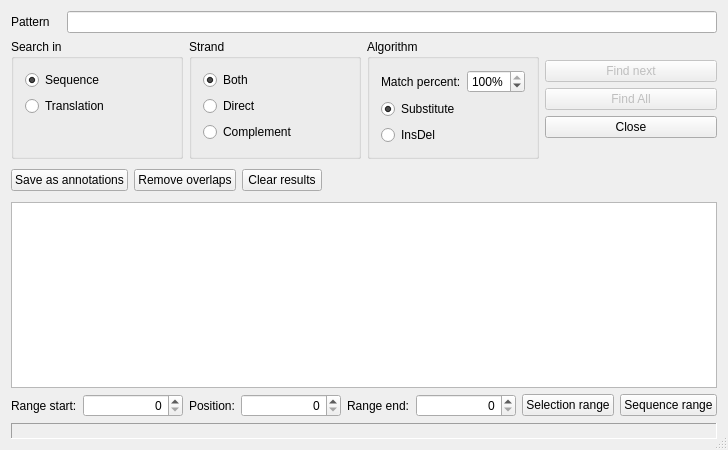
<ui version="4.0" >
 <class>FindDialogBase</class>
 <widget class="QDialog" name="FindDialogBase" >
  <property name="geometry" >
   <rect>
    <x>0</x>
    <y>0</y>
    <width>686</width>
    <height>450</height>
   </rect>
  </property>
  <property name="sizePolicy" >
   <sizepolicy vsizetype="Minimum" hsizetype="Minimum" >
    <horstretch>0</horstretch>
    <verstretch>0</verstretch>
   </sizepolicy>
  </property>
  <property name="minimumSize" >
   <size>
    <width>0</width>
    <height>0</height>
   </size>
  </property>
  <property name="maximumSize" >
   <size>
    <width>32767</width>
    <height>32767</height>
   </size>
  </property>
  <property name="mouseTracking" >
   <bool>false</bool>
  </property>
  <property name="windowTitle" >
   <string>Find in sequence</string>
  </property>
  <property name="toolTip" >
   <string/>
  </property>
  <property name="whatsThis" >
   <string>Find text pattern in sequence</string>
  </property>
  <property name="sizeGripEnabled" >
   <bool>true</bool>
  </property>
  <layout class="QVBoxLayout" name="verticalLayout_3" >
   <item>
    <layout class="QHBoxLayout" >
     <item>
      <widget class="QLabel" name="tlFind" >
       <property name="sizePolicy" >
        <sizepolicy vsizetype="Fixed" hsizetype="Minimum" >
         <horstretch>0</horstretch>
         <verstretch>0</verstretch>
        </sizepolicy>
       </property>
       <property name="minimumSize" >
        <size>
         <width>50</width>
         <height>0</height>
        </size>
       </property>
       <property name="text" >
        <string>Pattern</string>
       </property>
       <property name="wordWrap" >
        <bool>false</bool>
       </property>
       <property name="buddy" >
        <cstring>leFind</cstring>
       </property>
      </widget>
     </item>
     <item>
      <widget class="QLineEdit" name="leFind" >
       <property name="sizePolicy" >
        <sizepolicy vsizetype="Minimum" hsizetype="Expanding" >
         <horstretch>0</horstretch>
         <verstretch>0</verstretch>
        </sizepolicy>
       </property>
       <property name="minimumSize" >
        <size>
         <width>450</width>
         <height>0</height>
        </size>
       </property>
       <property name="toolTip" >
        <string/>
       </property>
       <property name="whatsThis" >
        <string>A text pattern to find</string>
       </property>
      </widget>
     </item>
    </layout>
   </item>
   <item>
    <layout class="QHBoxLayout" >
     <item>
      <widget class="QGroupBox" name="bgFindIn" >
       <property name="sizePolicy" >
        <sizepolicy vsizetype="Minimum" hsizetype="Minimum" >
         <horstretch>0</horstretch>
         <verstretch>0</verstretch>
        </sizepolicy>
       </property>
       <property name="title" >
        <string>Search in</string>
       </property>
       <layout class="QVBoxLayout" name="verticalLayout_2" >
        <item>
         <widget class="QRadioButton" name="rbSequence" >
          <property name="toolTip" >
           <string/>
          </property>
          <property name="whatsThis" >
           <string>Search pattern  in sequence</string>
          </property>
          <property name="text" >
           <string>Sequence</string>
          </property>
          <property name="shortcut" >
           <string/>
          </property>
          <property name="checked" >
           <bool>true</bool>
          </property>
         </widget>
        </item>
        <item>
         <widget class="QRadioButton" name="rbTranslation" >
          <property name="toolTip" >
           <string/>
          </property>
          <property name="whatsThis" >
           <string>Search pattern in translation</string>
          </property>
          <property name="text" >
           <string>Translation</string>
          </property>
          <property name="shortcut" >
           <string/>
          </property>
         </widget>
        </item>
        <item>
         <spacer name="verticalSpacer" >
          <property name="orientation" >
           <enum>Qt::Vertical</enum>
          </property>
          <property name="sizeHint" stdset="0" >
           <size>
            <width>20</width>
            <height>25</height>
           </size>
          </property>
         </spacer>
        </item>
       </layout>
      </widget>
     </item>
     <item>
      <widget class="QGroupBox" name="bgStrand" >
       <property name="sizePolicy" >
        <sizepolicy vsizetype="Minimum" hsizetype="Minimum" >
         <horstretch>0</horstretch>
         <verstretch>0</verstretch>
        </sizepolicy>
       </property>
       <property name="title" >
        <string>Strand</string>
       </property>
       <layout class="QVBoxLayout" name="verticalLayout" >
        <item>
         <widget class="QRadioButton" name="rbBoth" >
          <property name="text" >
           <string>Both</string>
          </property>
          <property name="checked" >
           <bool>true</bool>
          </property>
         </widget>
        </item>
        <item>
         <widget class="QRadioButton" name="rbDirect" >
          <property name="toolTip" >
           <string/>
          </property>
          <property name="whatsThis" >
           <string>Search pattern in direct strand only</string>
          </property>
          <property name="text" >
           <string>Direct</string>
          </property>
          <property name="shortcut" >
           <string/>
          </property>
          <property name="checked" >
           <bool>false</bool>
          </property>
         </widget>
        </item>
        <item>
         <widget class="QRadioButton" name="rbComplement" >
          <property name="toolTip" >
           <string/>
          </property>
          <property name="whatsThis" >
           <string>Search pattern in complement strand only</string>
          </property>
          <property name="text" >
           <string>Complement</string>
          </property>
          <property name="shortcut" >
           <string/>
          </property>
         </widget>
        </item>
        <item>
         <spacer name="verticalSpacer_2" >
          <property name="orientation" >
           <enum>Qt::Vertical</enum>
          </property>
          <property name="sizeHint" stdset="0" >
           <size>
            <width>20</width>
            <height>0</height>
           </size>
          </property>
         </spacer>
        </item>
       </layout>
      </widget>
     </item>
     <item>
      <widget class="QGroupBox" name="bgAlgo" >
       <property name="sizePolicy" >
        <sizepolicy vsizetype="Minimum" hsizetype="Minimum" >
         <horstretch>0</horstretch>
         <verstretch>0</verstretch>
        </sizepolicy>
       </property>
       <property name="title" >
        <string>Algorithm</string>
       </property>
       <layout class="QVBoxLayout" >
        <item>
         <layout class="QHBoxLayout" >
          <item>
           <widget class="QLabel" name="lMatch" >
            <property name="enabled" >
             <bool>true</bool>
            </property>
            <property name="text" >
             <string>Match percent:</string>
            </property>
            <property name="wordWrap" >
             <bool>false</bool>
            </property>
            <property name="buddy" >
             <cstring>sbMatch</cstring>
            </property>
           </widget>
          </item>
          <item>
           <widget class="QSpinBox" name="sbMatch" >
            <property name="enabled" >
             <bool>true</bool>
            </property>
            <property name="sizePolicy" >
             <sizepolicy vsizetype="Minimum" hsizetype="Minimum" >
              <horstretch>0</horstretch>
              <verstretch>0</verstretch>
             </sizepolicy>
            </property>
            <property name="toolTip" >
             <string/>
            </property>
            <property name="whatsThis" >
             <string>A minimal percent to match pattern</string>
            </property>
            <property name="suffix" >
             <string>%</string>
            </property>
            <property name="minimum" >
             <number>1</number>
            </property>
            <property name="maximum" >
             <number>100</number>
            </property>
            <property name="value" >
             <number>100</number>
            </property>
           </widget>
          </item>
         </layout>
        </item>
        <item>
         <widget class="QRadioButton" name="rbMismatchAlg" >
          <property name="toolTip" >
           <string>Allow mismatches only</string>
          </property>
          <property name="whatsThis" >
           <string>Allow mismatches only</string>
          </property>
          <property name="text" >
           <string>Substitute</string>
          </property>
          <property name="shortcut" >
           <string/>
          </property>
          <property name="checked" >
           <bool>true</bool>
          </property>
         </widget>
        </item>
        <item>
         <widget class="QRadioButton" name="rbInsDelAlg" >
          <property name="toolTip" >
           <string>Allow insertions and deletions</string>
          </property>
          <property name="whatsThis" >
           <string>Allow insertions and deletions</string>
          </property>
          <property name="text" >
           <string>InsDel</string>
          </property>
          <property name="shortcut" >
           <string/>
          </property>
         </widget>
        </item>
        <item>
         <spacer name="verticalSpacer_3" >
          <property name="orientation" >
           <enum>Qt::Vertical</enum>
          </property>
          <property name="sizeHint" stdset="0" >
           <size>
            <width>20</width>
            <height>0</height>
           </size>
          </property>
         </spacer>
        </item>
       </layout>
      </widget>
     </item>
     <item>
      <layout class="QVBoxLayout" >
       <item>
        <spacer name="spacer4_2" >
         <property name="orientation" >
          <enum>Qt::Vertical</enum>
         </property>
         <property name="sizeType" >
          <enum>QSizePolicy::MinimumExpanding</enum>
         </property>
         <property name="sizeHint" stdset="0" >
          <size>
           <width>20</width>
           <height>1</height>
          </size>
         </property>
        </spacer>
       </item>
       <item>
        <widget class="QPushButton" name="pbFind" >
         <property name="enabled" >
          <bool>false</bool>
         </property>
         <property name="sizePolicy" >
          <sizepolicy vsizetype="Fixed" hsizetype="Minimum" >
           <horstretch>0</horstretch>
           <verstretch>0</verstretch>
          </sizepolicy>
         </property>
         <property name="toolTip" >
          <string/>
         </property>
         <property name="whatsThis" >
          <string>Find next result</string>
         </property>
         <property name="text" >
          <string>Find next</string>
         </property>
         <property name="shortcut" >
          <string/>
         </property>
         <property name="default" >
          <bool>true</bool>
         </property>
        </widget>
       </item>
       <item>
        <widget class="QPushButton" name="pbFindAll" >
         <property name="enabled" >
          <bool>false</bool>
         </property>
         <property name="sizePolicy" >
          <sizepolicy vsizetype="Fixed" hsizetype="Minimum" >
           <horstretch>0</horstretch>
           <verstretch>0</verstretch>
          </sizepolicy>
         </property>
         <property name="toolTip" >
          <string/>
         </property>
         <property name="whatsThis" >
          <string>Find all results</string>
         </property>
         <property name="text" >
          <string>Find All</string>
         </property>
         <property name="shortcut" >
          <string/>
         </property>
         <property name="flat" >
          <bool>false</bool>
         </property>
        </widget>
       </item>
       <item>
        <widget class="QPushButton" name="pbClose" >
         <property name="sizePolicy" >
          <sizepolicy vsizetype="Fixed" hsizetype="Minimum" >
           <horstretch>0</horstretch>
           <verstretch>0</verstretch>
          </sizepolicy>
         </property>
         <property name="toolTip" >
          <string/>
         </property>
         <property name="whatsThis" >
          <string>Close</string>
         </property>
         <property name="text" >
          <string>Close</string>
         </property>
         <property name="shortcut" >
          <string/>
         </property>
        </widget>
       </item>
       <item>
        <spacer name="spacer4" >
         <property name="orientation" >
          <enum>Qt::Vertical</enum>
         </property>
         <property name="sizeType" >
          <enum>QSizePolicy::MinimumExpanding</enum>
         </property>
         <property name="sizeHint" stdset="0" >
          <size>
           <width>20</width>
           <height>1</height>
          </size>
         </property>
        </spacer>
       </item>
      </layout>
     </item>
    </layout>
   </item>
   <item>
    <layout class="QHBoxLayout" >
     <item>
      <layout class="QHBoxLayout" >
       <item>
        <widget class="QPushButton" name="pbSaveAnnotations" >
         <property name="toolTip" >
          <string>Save results as annotations</string>
         </property>
         <property name="whatsThis" >
          <string>Save results as annotations</string>
         </property>
         <property name="text" >
          <string>Save as annotations</string>
         </property>
         <property name="shortcut" >
          <string/>
         </property>
        </widget>
       </item>
       <item>
        <widget class="QPushButton" name="pbRemoveOverlaps" >
         <property name="text" >
          <string>Remove overlaps</string>
         </property>
        </widget>
       </item>
       <item>
        <widget class="QPushButton" name="pbClearList" >
         <property name="sizePolicy" >
          <sizepolicy vsizetype="Fixed" hsizetype="Minimum" >
           <horstretch>0</horstretch>
           <verstretch>0</verstretch>
          </sizepolicy>
         </property>
         <property name="text" >
          <string>Clear results</string>
         </property>
         <property name="shortcut" >
          <string/>
         </property>
        </widget>
       </item>
      </layout>
     </item>
     <item>
      <spacer name="spacer2_2" >
       <property name="orientation" >
        <enum>Qt::Horizontal</enum>
       </property>
       <property name="sizeType" >
        <enum>QSizePolicy::Expanding</enum>
       </property>
       <property name="sizeHint" stdset="0" >
        <size>
         <width>211</width>
         <height>31</height>
        </size>
       </property>
      </spacer>
     </item>
    </layout>
   </item>
   <item>
    <widget class="QListWidget" name="lbResult" >
     <property name="enabled" >
      <bool>true</bool>
     </property>
     <property name="sizePolicy" >
      <sizepolicy vsizetype="Expanding" hsizetype="Minimum" >
       <horstretch>0</horstretch>
       <verstretch>4</verstretch>
      </sizepolicy>
     </property>
     <property name="minimumSize" >
      <size>
       <width>0</width>
       <height>140</height>
      </size>
     </property>
     <property name="toolTip" >
      <string/>
     </property>
     <property name="whatsThis" >
      <string>Clear results</string>
     </property>
    </widget>
   </item>
   <item>
    <layout class="QHBoxLayout" name="horizontalLayout" >
     <item>
      <widget class="QLabel" name="lRangeStart" >
       <property name="text" >
        <string>Range start:</string>
       </property>
      </widget>
     </item>
     <item>
      <widget class="QSpinBox" name="sbRangeStart" >
       <property name="minimumSize" >
        <size>
         <width>100</width>
         <height>0</height>
        </size>
       </property>
       <property name="alignment" >
        <set>Qt::AlignRight|Qt::AlignTrailing|Qt::AlignVCenter</set>
       </property>
       <property name="accelerated" >
        <bool>true</bool>
       </property>
      </widget>
     </item>
     <item>
      <widget class="QLabel" name="lCurrentPos" >
       <property name="text" >
        <string>Position:</string>
       </property>
      </widget>
     </item>
     <item>
      <widget class="QSpinBox" name="sbCurrentPos" >
       <property name="minimumSize" >
        <size>
         <width>100</width>
         <height>0</height>
        </size>
       </property>
       <property name="alignment" >
        <set>Qt::AlignRight|Qt::AlignTrailing|Qt::AlignVCenter</set>
       </property>
       <property name="accelerated" >
        <bool>true</bool>
       </property>
      </widget>
     </item>
     <item>
      <widget class="QLabel" name="lRangeEnd" >
       <property name="text" >
        <string>Range end:</string>
       </property>
      </widget>
     </item>
     <item>
      <widget class="QSpinBox" name="sbRangeEnd" >
       <property name="minimumSize" >
        <size>
         <width>100</width>
         <height>0</height>
        </size>
       </property>
       <property name="alignment" >
        <set>Qt::AlignRight|Qt::AlignTrailing|Qt::AlignVCenter</set>
       </property>
       <property name="accelerated" >
        <bool>true</bool>
       </property>
       <property name="maximum" >
        <number>99</number>
       </property>
      </widget>
     </item>
     <item>
      <spacer name="horizontalSpacer" >
       <property name="orientation" >
        <enum>Qt::Horizontal</enum>
       </property>
       <property name="sizeHint" stdset="0" >
        <size>
         <width>1</width>
         <height>22</height>
        </size>
       </property>
      </spacer>
     </item>
     <item>
      <widget class="QPushButton" name="pbRangeToSelection" >
       <property name="text" >
        <string>Selection range</string>
       </property>
      </widget>
     </item>
     <item>
      <widget class="QPushButton" name="pbRangeToSeq" >
       <property name="text" >
        <string>Sequence range</string>
       </property>
      </widget>
     </item>
    </layout>
   </item>
   <item>
    <widget class="QLabel" name="statusBar" >
     <property name="sizePolicy" >
      <sizepolicy vsizetype="MinimumExpanding" hsizetype="MinimumExpanding" >
       <horstretch>0</horstretch>
       <verstretch>0</verstretch>
      </sizepolicy>
     </property>
     <property name="font" >
      <font/>
     </property>
     <property name="frameShape" >
      <enum>QFrame::Panel</enum>
     </property>
     <property name="frameShadow" >
      <enum>QFrame::Sunken</enum>
     </property>
     <property name="text" >
      <string/>
     </property>
     <property name="wordWrap" >
      <bool>false</bool>
     </property>
    </widget>
   </item>
  </layout>
 </widget>
 <layoutdefault spacing="6" margin="11" />
 <tabstops>
  <tabstop>leFind</tabstop>
  <tabstop>pbFind</tabstop>
  <tabstop>pbFindAll</tabstop>
  <tabstop>pbClose</tabstop>
  <tabstop>rbSequence</tabstop>
  <tabstop>rbTranslation</tabstop>
  <tabstop>rbBoth</tabstop>
  <tabstop>rbDirect</tabstop>
  <tabstop>rbComplement</tabstop>
  <tabstop>sbMatch</tabstop>
  <tabstop>rbMismatchAlg</tabstop>
  <tabstop>rbInsDelAlg</tabstop>
  <tabstop>pbSaveAnnotations</tabstop>
  <tabstop>pbClearList</tabstop>
  <tabstop>lbResult</tabstop>
  <tabstop>sbRangeStart</tabstop>
  <tabstop>sbCurrentPos</tabstop>
  <tabstop>sbRangeEnd</tabstop>
  <tabstop>pbRangeToSelection</tabstop>
  <tabstop>pbRangeToSeq</tabstop>
 </tabstops>
 <resources/>
 <connections/>
</ui>
